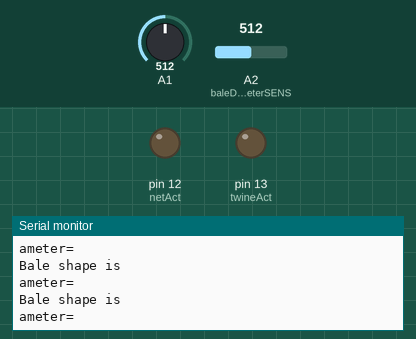
This sketch was run on a simulated Arduino Uno, built with avr-gcc and run on an emulated ATmega328P. Parts: output pins drawn as LEDs (lit = HIGH), the last lines printed to the serial monitor. The inputs (shaded band) are chosen by the test bench; at power-on: A1 = 512, A2 (baleDiameterSENS) = 512.

Above: at 1.2 s.
1.3 s: A1 set to 716
At 1.8 s:
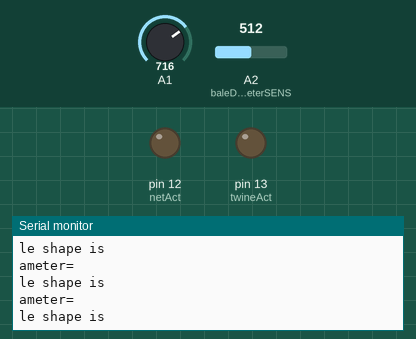
2.9 s: A2 (baleDiameterSENS) set to 716
At 3.6 s:
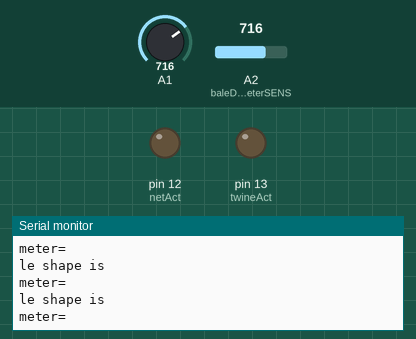
4.5 s: A1 set to 900
At 5.6 s:
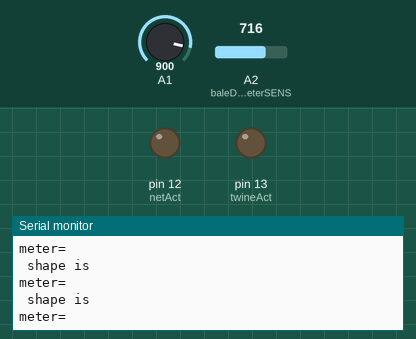
6.0 s: A2 (baleDiameterSENS) set to 900
At 6.8 s:
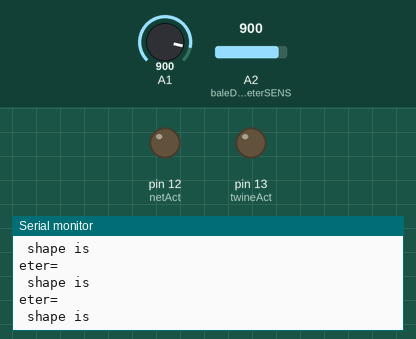

Measured:
- after the input at 1.3 s, the serial monitor: prints a new line after 0.09 s (image 1)
- after the input at 2.9 s, the serial monitor: prints a new line after 0.08 s (image 2)
- after the input at 4.5 s, the serial monitor: prints a new line after 0.07 s (image 3)
- after the input at 6.0 s, the serial monitor: prints a new line after 0.08 s (image 4)

The sketch:

baletrack_hacker.ino
```cpp
/* Heres to hoping that this works...
 *
 * This will hopefully be able to, one day, replace the John Deere BaleTrak Pro
 * with an open source solution.
 *
 * -William Petefish, 2017
 */

/*
 * ----------------------------------------------------------------------------
 * "THE BEER-WARE LICENSE" (Revision 42):
 * <william.petefish@gmail.com> wrote this file.  As long as you retain this notice you
 * can do whatever you want with this stuff. If we meet some day, and you think
 * this stuff is worth it, you can buy me a beer in return.   -William Petefish
 *
 * Original THE BEER-WARE LICENSE by Poul-Henning Kamp
 * ----------------------------------------------------------------------------
 */

//initialize sensors
int leftBaleShp = A0;
int rightBaleShp = A1;
int baleDiameterSENS = A2;
int ptoSlip = 17;
//int footSlip = 18;

//initialize the actuators
int twineAct = 13;
int netAct = 12;

//initialize variable core solenoid
int varCore = 11;

//initialize the baler's switches
int oversizeSw = 10;
int rightGateSw = 9;
int leftGateSw = 8;
int netWrapSw = 7;

//initialize the control panel switches
int wrapNow = 6;

//initialize indicators, audible and visual
int oversize = 5;
int ejectNow = 4;
int wrapping = 3;
int slipPto = 2;
//int slipFoot = 14;
int gateClosed = 15;
int buzzer = 16;

//initialize counter for number of bales
int baleCount;

void setup() {
  // setting up pins and connections
pinMode(twineAct, OUTPUT);
pinMode(netAct, OUTPUT);

pinMode(oversizeSw, INPUT);
pinMode(rightGateSw, INPUT);
pinMode(leftGateSw, INPUT);
pinMode(netWrapSw, INPUT);

Serial.begin(9600);

}

void loop() {
  // for now, output the diameter to serial
  int diameter = analogRead(baleDiameterSENS);
  int baleDiameter = map(diameter, 0, 1023, 0, 5.5);
  Serial.println("Diameter=" + baleDiameter);

  int shape = analogRead(leftBaleShp-rightBaleShp);
  int baleShp = map(shape, 0, 1023, -6, 6);
  Serial.println("Bale shape is " + baleShp);

//  if (wrapNow == HIGH) {
//    wrapBale();
//    Serial.println("Wrapping requested");
//  } else if (baleDiameter >= 5.5) {
//    Serial.println("Will start Wrapping shortly... Please Stop.");
//    flashWrapping();
//    wrapBale();
//  } else {
//
//  {

}

void wrapBale() { //wrapping for net only at this time
  digitalWrite(netAct, HIGH);
  digitalWrite(wrapping, HIGH);
  delay(5000);
  digitalWrite(netAct, LOW);
  digitalWrite(wrapping, LOW);
  digitalWrite(ejectNow, HIGH);
  digitalWrite(buzzer, HIGH);
  Serial.println("Please Eject the bale now.");
  baleCount++;
  delay(5000);
  digitalWrite(ejectNow, LOW);
  digitalWrite(buzzer, LOW);
}

void warnUser() { // annoying, but need to get attention
  digitalWrite(buzzer, HIGH);
  delay(500);
  digitalWrite(buzzer, LOW);
  delay(500);
  digitalWrite(buzzer, HIGH);
  delay(500);
  digitalWrite(buzzer, LOW);
  delay(500);
  digitalWrite(buzzer, HIGH);
  delay(500);
  digitalWrite(buzzer, LOW);
  delay(500);
}

void flashWrapping() { //warning of auto wrap is about to start
  warnUser();
  digitalWrite(wrapping, HIGH);
  delay(300);
  digitalWrite(wrapping, LOW);
  delay(300);
  digitalWrite(wrapping, HIGH);
  delay(300);
  digitalWrite(wrapping, LOW);
  delay(300);
  digitalWrite(wrapping, HIGH);
  delay(300);
  digitalWrite(wrapping, LOW);
  delay(300);
  digitalWrite(wrapping, HIGH);
  delay(300);
  digitalWrite(wrapping, LOW);
  delay(300);
  digitalWrite(wrapping, HIGH);
  delay(300);
  digitalWrite(wrapping, LOW);
  delay(300);
  digitalWrite(wrapping, HIGH);
  delay(300);
  digitalWrite(wrapping, LOW);
  delay(300);
  digitalWrite(wrapping, HIGH);
  delay(300);
}

void oversizeWarn() {
  digitalWrite(oversize, HIGH);
  digitalWrite(buzzer, HIGH);
  delay(500);
  digitalWrite(buzzer, LOW);
  delay(500);
  digitalWrite(buzzer, HIGH);
  delay(500);
  digitalWrite(buzzer, LOW);
  delay(500);
  digitalWrite(buzzer, HIGH);
  delay(500);
  digitalWrite(buzzer, LOW);
  delay(500);

}
```
